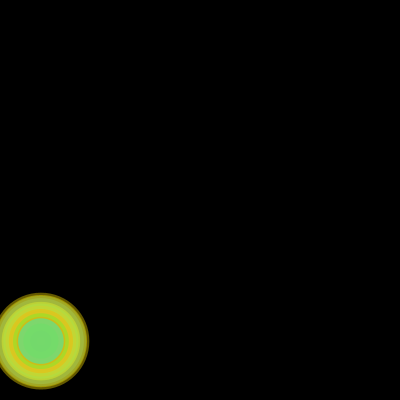
Frame 1 (no input)
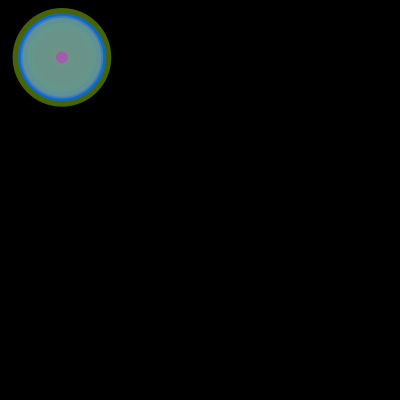
Frame 60 (the mouse pressed at the canvas centre just before this capture)
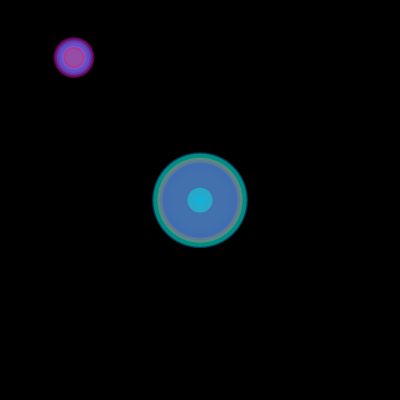
Frame 120 (the mouse held since frame 60 and released just before this capture)

The Processing sketch that drew these frames (run headless with seeded random() and noise(); from frame 60 on, the mouse is pressed at the canvas centre):

// Processing sketch: Alex
// ── Alex.pde

float counter;
float fro = 0.01;
float grav = 0.2;
float c =  -0.9;
int sx = 400;
int sy = 400;
float rad = 50;
int deltacolo = 1;
int colo = 0;
color bg = color(0);
int n = 100;
Ball b = new Ball(0, 500, 10, 10, 0, 0, colo);
Ball[] trace = new Ball [n];
void setup() {
smooth();
counter = 0.01;
for (int i = 0; i < n; i += 1){
trace[i] = b;
}
colorMode(HSB);
size(400, 400);
noStroke();
}
class Ball {
float x, y, vx, vy, ax, ay;
int colo;
Ball(float xx, float yy, float vvx, float vvy, float aax, float aay, int c) {
x = xx;
y = yy;
vx = vvx;
vy = vvy;
ax = aax;
ay = aay;
}

void upd() {
if (x < rad) {
vx *= c;
x = rad;
}
if (x > sx - rad) {
vx *= c;
x = sx - rad;
}
if (y < rad) {
vy *= c;
y = rad;
}
if (y > sy - rad) {
vy *= c;
y = sy - rad;
}
ax = fro * vx;
ay = fro * vy;
vx += ax;
vy += ay + grav;
x += vx;
y += vy;
}
void drawb(float rad) {
counter++;
fill(random(230), 255, 255,100);
ellipse(x, y,2*rad* sin(counter), 2*rad*sin(counter) );
}
}
void draw() {
counter++;
background(bg);
b.upd();
b.drawb(rad);
for (int i = n - 1; i > 0; i -= 1){
trace[i] = trace [i - 1];
trace[i].drawb(rad * (n - i) / n);
}
trace[0] = b;
if (mousePressed == true) {
b = new Ball ( mouseX, mouseY, 0, 0, 0, 0, b.colo);
}
}
void mouseReleased() {
b = new Ball (mouseX,mouseY, mouseX - pmouseX, mouseY - pmouseY, 0, 0, b.colo);
}
